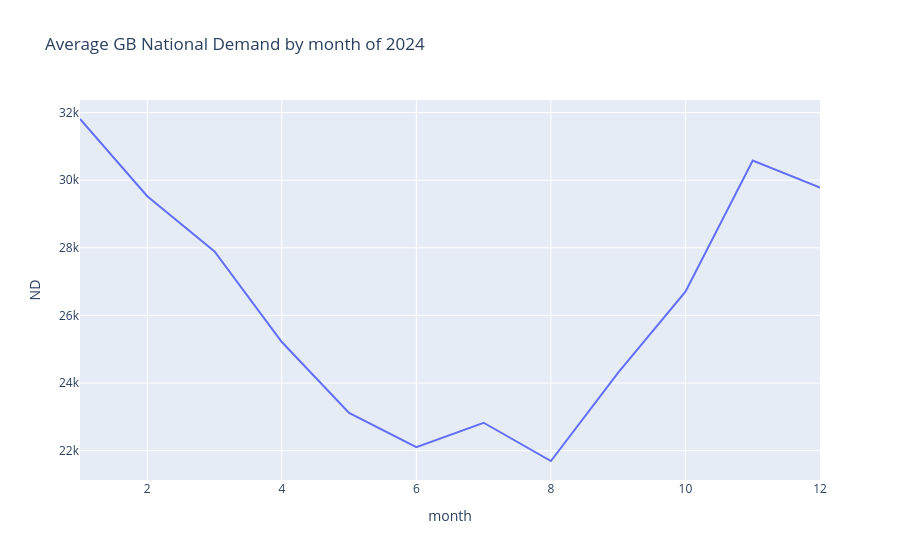
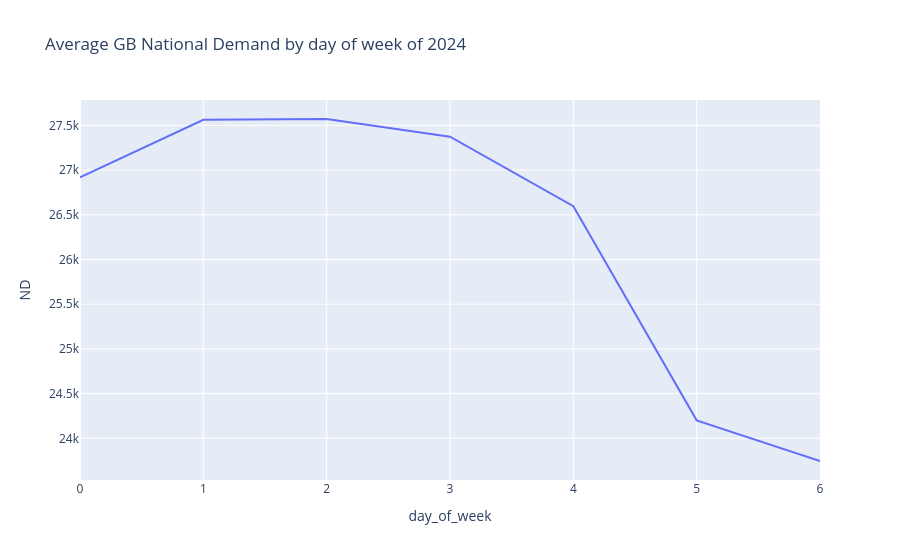

The notebook cell these images were saved under, in order:
### Code cell
# Visualising average monthly, day of week demand

monthly_average = df.groupby('month').ND.mean()
day_of_week_average = df.groupby('day_of_week').ND.mean()

fig1 = px.line(monthly_average, y='ND', title='Average GB National Demand by month of 2024')
fig2 = px.line(day_of_week_average, y='ND', title='Average GB National Demand by day of week of 2024')
fig1.show()
fig2.show()

### Figure 1 — Plotly figure (JSON) as saved in the notebook; plotly's stock layout.template omitted (floating-point values rounded to 4 significant figures)
{"data": [{"hovertemplate": "month=%{x}<br>ND=%{y}<extra></extra>", "legendgroup": "", "line": {"color": "#636efa", "dash": "solid"}, "marker": {"symbol": "circle"}, "mode": "lines", "name": "", "orientation": "v", "showlegend": false, "type": "scatter", "x": [1, 2, 3, 4, 5, 6, 7, 8, 9, 10, 11, 12], "xaxis": "x", "y": [31810.0, 29530.0, 27890.0, 25210.0, 23120.0, 22100.0, 22830.0, 21690.0, 24310.0, 26700.0, 30580.0, 29780.0], "yaxis": "y"}], "layout": {"legend": {"tracegroupgap": 0}, "title": {"text": "Average GB National Demand by month of 2024"}, "xaxis": {"anchor": "y", "domain": [0, 1], "title": {"text": "month"}}, "yaxis": {"anchor": "x", "domain": [0, 1], "title": {"text": "ND"}}}}

### Figure 2 — Plotly figure (JSON) as saved in the notebook; plotly's stock layout.template omitted (floating-point values rounded to 4 significant figures)
{"data": [{"hovertemplate": "day_of_week=%{x}<br>ND=%{y}<extra></extra>", "legendgroup": "", "line": {"color": "#636efa", "dash": "solid"}, "marker": {"symbol": "circle"}, "mode": "lines", "name": "", "orientation": "v", "showlegend": false, "type": "scatter", "x": [0, 1, 2, 3, 4, 5, 6], "xaxis": "x", "y": [26920.0, 27560.0, 27570.0, 27370.0, 26600.0, 24200.0, 23750.0], "yaxis": "y"}], "layout": {"legend": {"tracegroupgap": 0}, "title": {"text": "Average GB National Demand by day of week of 2024"}, "xaxis": {"anchor": "y", "domain": [0, 1], "title": {"text": "day_of_week"}}, "yaxis": {"anchor": "x", "domain": [0, 1], "title": {"text": "ND"}}}}
